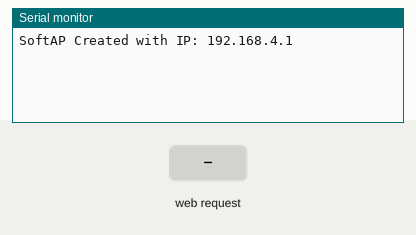
Simulated run of this sketch. Board: ESP32. On the bench: the last lines printed to the serial monitor. The inputs (shaded band) are chosen by the test bench. WiFi joins after 1.5 s; servers stay silent unless stated.

Above: at 1.2 s.
1.3 s: HTTP request GET /H received
At 1.8 s:
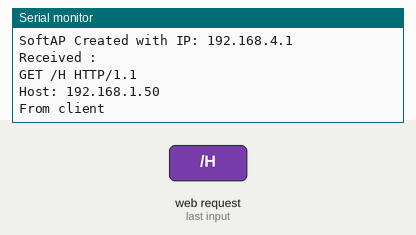
2.8 s: HTTP request GET /B received
At 4.2 s:
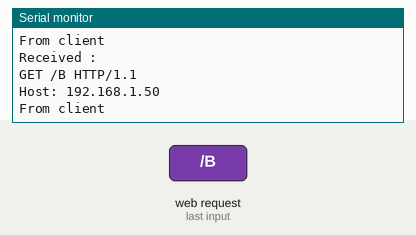

Measured:
- after the input at 1.3 s, the serial monitor: prints a new line at once (image 1)
- after the input at 2.8 s, the serial monitor: prints a new line at once (image 2)

The sketch:

esp_soft_ap.ino
```cpp
/**
 * @file esp_soft_ap.ino
 *
 * @author John Glatts
 * @brief  Demo code showing a ESP as a softAP host and running a local server
 * @version 0.1
 * @date 2023-05-21
 */
#include "MyWifi.h"
#include <WiFi.h>

/* Error forver loop */
#define err_loop() while (1) { }

/* Global server object */
WiFiServer server(80);

/**
 * @brief Program setup and init
 */
void setup() {
  Serial.begin(115200);
  if (!WifiUtil::init_soft_ap()) {
    err_loop();
  }
  server.begin();
}

/**
 * @brief Main program loop
 */
void loop() {
  String request = WifiUtil::handle_client(&server);
  if (request.length() > 0) {
    Serial.println("Received : ");
    Serial.println(request);
    Serial.println("From client\n");
  }
}
```

MyWifi.cpp
```cpp
/**
 * @file MyWifii.cpp
 *
 * @author John Glatts
 * @brief  WiFi.h utility functions for ESP32
 * @version 0.1
 * @date 2023-05-21
 */
#include "MyWifi.h"
#include "Arduino.h"
#include <WiFi.h>

/**
 *  @brief Init the esp as a wifi station
 */
bool WifiUtil::init_wifi(int num_times) {
  int i;
  WiFi.mode(WIFI_STA);
  WiFi.begin(ssid, pw);
  Serial.print("Connecting to Wifi...");
  for (i = 0; i < num_times; i++) {
    if (WiFi.status() != WL_CONNECTED) {
          Serial.print('.');
          if (i % 10 == 0 && i != 0)
            Serial.println("");
          delay(1000);
    }
    else break;
  }
  if (i == num_times) return false;
  Serial.print("\nConnected to ");
  Serial.println(WiFi.localIP());
  return true;
}

/**
 *  @brief Init the esp as softAP device
 */
bool WifiUtil::init_soft_ap() {
  WiFi.mode(WIFI_AP);
  if (!WiFi.softAP(ap_ssid, ap_pw)) {
    return false;
  }
  Serial.print("\nSoftAP Created with IP: ");
  Serial.println(WiFi.softAPIP());
  return true;
}

/**
 *  @brief Handles client request
 *         Checks for two new lines ('\n\n') to indicate end of request
 */
String WifiUtil::handle_client(WiFiServer* server) {
  WiFiClient client = server->available();
  String current_line = "";
  char old_c;
  bool found = false;

  if (client) {
    while (client.connected()) {
      if (client.available()) {
        char c = client.read();
        if (c == '\r') continue;
        else if (c == '\n' && old_c == '\n') {
          check_response(current_line, &client);
          break;
        }
        else current_line += c;
        old_c = c;
        check_found(&found, current_line);
      }
    }
    client.stop();
  }

  return current_line;
}

/**
 * @brief Check the response sent from client
 *        Could either be a HTTP request or a Datalogger (ESP) request
 */
void WifiUtil::check_response(String line, WiFiClient* client) {
  if (line.indexOf("GET") >= 0) {
    // HTTP request
    client_send_http(client);
  }
  else {
    // Datalogger request
    for (int i = 0; i < 100; i++) {
      client->println("HELLO FROM SERVER");
    }
  }
}

/**
 * @brief Send a example HTTP response to a client
 */
void WifiUtil::client_send_http(WiFiClient* client) {
  client->println("HTTP/1.1 200 OK");
  client->println("Content-type:text/html");
  client->println();
  client->print("Hello World<br>");
  client->print("Click <a href=\"/H\">Here</a><br>");
}

/**
 * @brief Check the current line for any get requests
 */
void WifiUtil::check_found(bool* found, String line) {
  if (line.endsWith("GET /H")) {
    *found = true;
  }
  if (line.endsWith("GET /B")) {
    *found = false;
  }
}

/**
 *  @brief Check the current request  for two new lines
 */
bool WifiUtil::eval_line(String* line) {
  if (line->length() != 0) {
    *line = "";
    return false;
  }
  else {
    return true;
  }
}
```

MyWifi.h
```cpp
/**
 * @file MyWifii.cpp
 *
 * @author John Glatts
 * @brief  WiFi.h utility functions for ESP32
 * @version 0.1
 * @date 2023-05-21
 */
#ifndef __MYWIFI__H__
#define __MYWIFI__H__

#include "Arduino.h"
#include <WiFi.h>

#define err_loop() while (1) { }

#define ssid     "ssid"
#define pw       "pw"
#define ap_ssid  "my-ap-net"
#define ap_pw    "my-ap-net-super-pw"
#define host     "10.0.0.136"
#define port     80

struct WifiUtil {
public:
    static bool init_wifi(int);
    static bool init_soft_ap();
    static String handle_client(WiFiServer*);
private:
    static void check_response(String, WiFiClient*);
    static void client_send_http(WiFiClient*);
    static void check_found(bool*, String);
    static bool eval_line(String*);
};

#endif //__MYWIFI__H__
```
